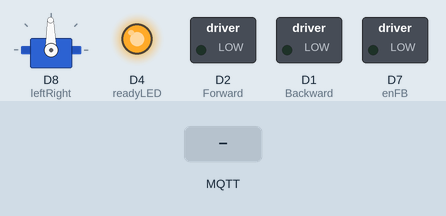
This sketch was run on a simulated ESP8266 (NodeMCU). On the bench: servo, switched loads named in the sketch (green lamp = pin HIGH), output pins drawn as LEDs (lit = HIGH). The test bench sets the inputs (shaded band). WiFi joins after 1.5 s; servers stay silent unless stated; no MQTT or app messages arrive unless stated; what the sketch prints to the serial monitor is not drawn.

Above: at 2.7 s.
2.8 s: MQTT message "1" arrives on the first subscribed topic
At 3.4 s:
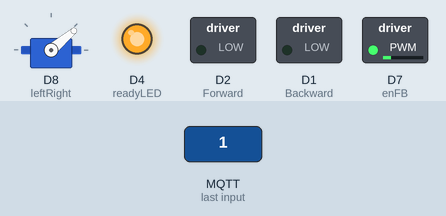
4.3 s: MQTT message "90" arrives on the first subscribed topic
At 5.5 s:
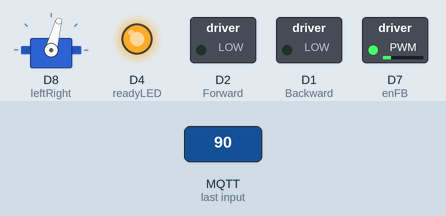
5.8 s: MQTT message "200" arrives on the first subscribed topic
At 6.9 s:
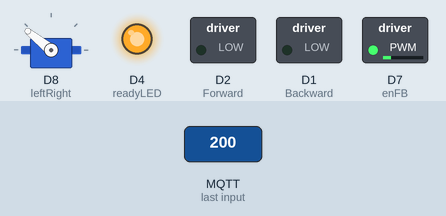
7.3 s: MQTT message "5" arrives on the first subscribed topic
At 8.0 s:
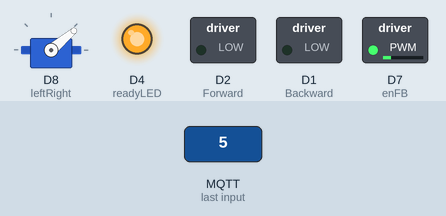
Timing chart, 0 to 9.8 s (numbered marks = the images above; inputs shaded):
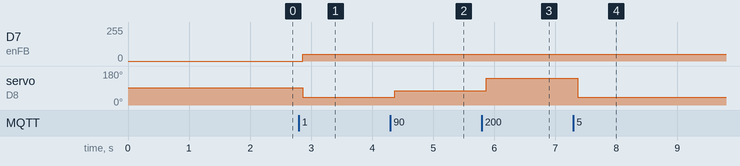

The sketch:

mqttRCClient.ino
```cpp
#include <ESP8266WiFi.h>
#include <PubSubClient.h>
#include <Servo.h>

//WiFi Passwords
#define wifiSSID ""
#define wifiPass ""

//Change ssid and password when needed
const char* ssid = wifiSSID;
const char* password = wifiPass;

//Raspberry Pi IP and port, IP will vary
const char* MQTT_SERVER = "";
const int MQTT_PORT = 1883;

//MQTT Topics
const char* moveTopic = "vehicle/Move";

int recvPay[8];
char yPayload[3] = "";
char fBPayload[3] = "";
int stateFB[2];

//Pins
#define Forward D2
#define Backward D1
//Servo that doesn't use L298N Board due to PWM restrictions
#define leftRight D8

//Controls the speed of the Vehicle
#define enFB D7

//Used to indicate vehicle is connected to WiFi
#define readyLED D4

//Define magnitudes of the turn
#define Slight 50
#define Moderate 100
#define Significant 255

/*
 * Define set positions for turning and turn threshholds.
 * Resting angle position of servo set at 91.
 * < 91, bank left (no less than 40)
 * > 91, bank right (no greater than 141)
 */
#define restingPos 91
#define sLeft 75
#define mLeft 65
#define lLeft 40
#define sRight 107
#define mRight 117
#define lRight 141

#define carCenter 50
#define sLeftThresh 48
#define mLeftThresh 46
#define sRightThresh 52
#define mRightThresh 56

/*
 * uint8_t array used to set pin state via for loop.
 * Reduces delay and lines of code significantly.
 */
static const uint8_t pinNames[] = {Forward, Backward};

//Servo setup
Servo servo;

//Prototyping
void callback(char* topic, byte* payload, unsigned int length);
void moveRC(int payload[16]);
void laneHandler(int targetCenter);
void setX(int magnitude, int fbState[2]);

WiFiClient espClient;
PubSubClient client(espClient);

void setup() {
    Serial.begin(9600);

    //Pin Setup
    pinMode(Forward, OUTPUT);
    pinMode(Backward, OUTPUT);
    pinMode(readyLED, OUTPUT);
    pinMode(enFB, OUTPUT);

    //Servo Setup
    servo.attach(leftRight);
    servo.write(restingPos);

    digitalWrite(Forward, LOW);
    digitalWrite(Backward, LOW);
    digitalWrite(readyLED, LOW);

    //WiFi/MQTT Setup
    WiFi.begin(ssid, password);

    while (WiFi.status() != WL_CONNECTED)
    {
        delay(500);
        Serial.print(".");
    }
    Serial.print("Connected to ");
    Serial.println(ssid);

    client.setServer(MQTT_SERVER, MQTT_PORT);
    client.setCallback(callback);

    while (!client.connected())
    {
        Serial.println("Connecting to MQTT...");

        if (client.connect(moveTopic))
        {
            Serial.print("Connected to ");
            Serial.println(moveTopic);
            digitalWrite(readyLED, HIGH);
        }
        else
        {
            Serial.print("Failed with state ");
            Serial.println(client.state());
            delay(2000);
        }
    }
}

/*
 * Payload handling.
 */
void callback(char* topic, byte* payload, unsigned int length)
{
    Serial.print("Payload from topic: ");
    Serial.println(topic);
    Serial.print("Payload: ");
    char temp[3];
    /*
     * Parses payload into variables to be interpreted.
     */
	int x = 0;
    for (int i = 0; i < 3; i++)
    {
        recvPay[i] = (int) payload[i];
        Serial.print((char)recvPay[i]);
        yPayload[i] = recvPay[i];
    }
    for (int i = 3; i < 6; i++)
    {
        recvPay[i] = (int) payload[i];
        fBPayload[x] = recvPay[i];
        temp[x] = recvPay[i];
        Serial.print((char)fBPayload[x]);
        x++;
    }
    x = 0;
    for (int i = 6; i < 8; i++)
    {
        recvPay[i] = (int) payload[i];
        Serial.print((char)recvPay[i]);
        stateFB[x] = recvPay[i];
        x++;
    }
    Serial.println("\n");
    Serial.print("Steering Payload:- ");
    Serial.println(yPayload);
    Serial.print("Distance Payload:- ");
    Serial.println(temp);
    Serial.print("Forward/Backward Payload:- ");
    Serial.print((char)stateFB[0]);
    Serial.println((char)stateFB[1]);

	laneHandler(atoi(yPayload));
	setX(atoi(fBPayload), stateFB);
    Serial.println("\n--------------");
}

/*
 * Handles turning for the vehicle.
 * Will compare targetCenter to predefined variables.
 */
void laneHandler(int targetCenter)
{
    if (targetCenter == carCenter || targetCenter == carCenter + 1 || targetCenter == carCenter - 1)
        servo.write(restingPos);
    else if (targetCenter < restingPos && targetCenter >= sLeftThresh)
        servo.write(sLeft);
    else if (targetCenter < sLeftThresh && targetCenter >= mLeftThresh)
        servo.write(mLeft);
    else if (targetCenter < mLeftThresh)
        servo.write(lLeft);
    else if (targetCenter > restingPos && targetCenter <= sRightThresh)
        servo.write(sRight);
    else if (targetCenter > sRightThresh && targetCenter <= mRightThresh)
        servo.write(mRight);
    else if (targetCenter > mRightThresh)
        servo.write(lRight);
}


/*
 * Sets vehicle's speed using PWM.
 */
void setX(int magnitude, int fbState[2])
{
    for (int i = 0; i < 2; i ++)
    {
        if (fbState[i] == '1')
            digitalWrite(pinNames[i], HIGH);
        else
            digitalWrite(pinNames[i], LOW);
    }
    if (magnitude <= 10)
    {
        analogWrite(enFB, Slight);
    }
    else if (magnitude > 10 && magnitude < 20)
    {
        analogWrite(enFB, Moderate);
    }
    else if (magnitude >= 20)
    {
        analogWrite(enFB, Significant);
    }
}


void loop() {
    client.subscribe(moveTopic);
    delay(1);	//Delay of some value needs to be added for client to work properly.
    client.loop();
}
```

Measured:
- after the input at 2.8 s, D7 (enFB): 0/255 → 50/255 after 0.07 s; servo on D8 (leftRight): 91° → 40° after 0.07 s
- after the input at 4.3 s, servo on D8 (leftRight): 40° → 75° after 0.07 s
- after the input at 5.8 s, servo on D8 (leftRight): 75° → 141° after 0.07 s
- after the input at 7.3 s, servo on D8 (leftRight): 141° → 40° after 0.07 s
